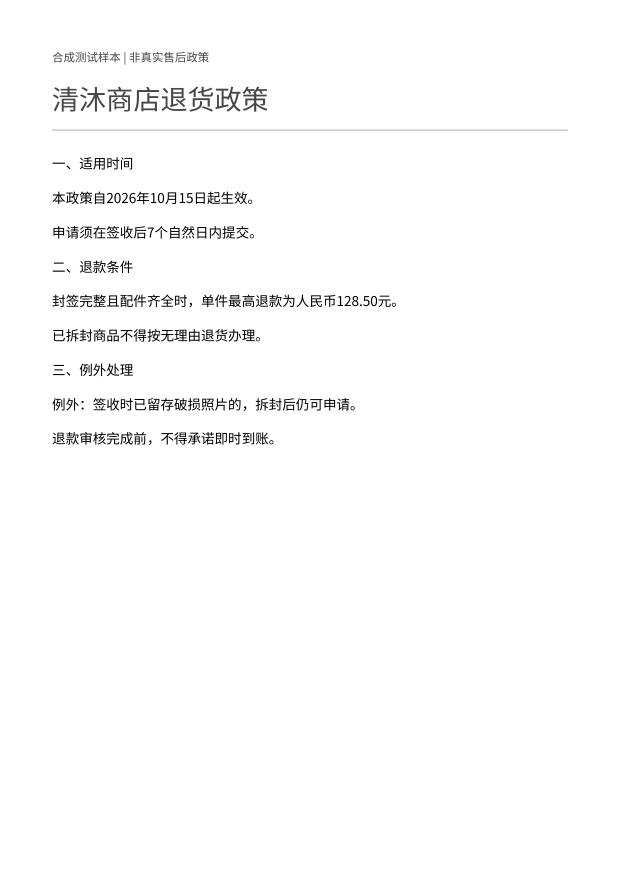
#> input picture data/tau-ocr/policy_clear.png, 1241 x 1754 px (shown at 1/2 size)
$ python -i p21_table_optimization.py   (imports and definitions only)
#> lines starting #> are read from the running program, lines starting #| are printed output that depends on the picture; after the words box and inside, x2 and y2 are one past the last pixel; in counts of white or black regions, pixels touching at a corner belong together
#> further down, picture is the input picture: shape (1754, 1241, 3); min 0, max 255, mean 251.3
"""Compare image-only deskew and wired-table inference on the original PNG inputs."""

import argparse
import importlib.metadata
import json
import math
import os
import platform
import time
from pathlib import Path
from types import SimpleNamespace

if __package__:
    from .p21_paddle import RUNTIME, paddle_page, sha256
else:
    from p21_paddle import RUNTIME, paddle_page, sha256


PIPELINE_CONFIG = {
    "device": "cpu",
    "cpu_threads": 4,
    "enable_mkldnn": False,
    "use_doc_orientation_classify": False,
    "use_doc_unwarping": False,
    "use_textline_orientation": False,
    "use_formula_recognition": False,
    "use_region_detection": False,
    "use_chart_recognition": False,
    "use_seal_recognition": False,
    "use_table_recognition": True,
    "text_detection_model_name": "PP-OCRv5_mobile_det",
    "text_recognition_model_name": "PP-OCRv5_mobile_rec",
    "layout_detection_model_name": "PP-DocLayout-M",
}
CONFIGURATIONS = {
    "raw-wired-e2e": {"use_e2e_wired_table_rec_model": True},
    "deskew-baseline": {},
    "deskew-wired-e2e": {"use_e2e_wired_table_rec_model": True},
}


def deskew(image):
    """Estimate text/table direction with near-horizontal Hough line consensus."""
    import cv2
    import numpy as np

    height, width = image.shape[:2]
#> height = 1754; width = 1241
    gray = cv2.cvtColor(image, cv2.COLOR_BGR2GRAY)
    edges = cv2.Canny(gray, 60, 180)
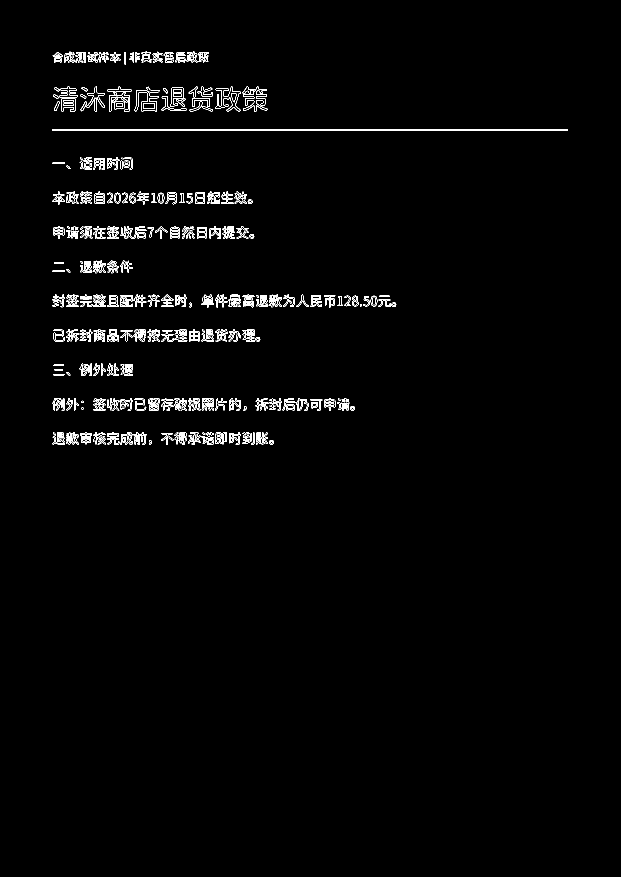
#> edges: shape (1754, 1241) (shown at 1/2 size); 1.5% white in thin lines or dots, all inside (x1, y1, x2, y2) = (104, 103, 1136, 890)
    lines = cv2.HoughLinesP(
        edges, 1, np.pi / 720, threshold=max(20, width // 35),
        minLineLength=max(20, width // 3), maxLineGap=max(4, width // 75),
    )
#> lines = [[104, 259, 1135, 259], [104, 261, 1135, 261]]
    directions = []
    for x1, y1, x2, y2 in [] if lines is None else lines[:, 0]:
        dx, dy = int(x2) - int(x1), int(y2) - int(y1)
        angle = (math.degrees(math.atan2(dy, dx)) + 90) % 180 - 90
        if abs(angle) <= 7:
            directions.append((angle, math.hypot(dx, dy)))
#> this loop made 2 passes
#> (x1, y1, x2, y2, dx, dy, angle) on passes 1 to 2: (104, 259, 1135, 259, 1031, 0, 0), (104, 261, 1135, 261, 1031, 0, 0)
#> after the loop, directions = [(0, 1031), (0, 1031)]

    estimated = None
    if len(directions) >= 3:
        angles, lengths = np.asarray(directions).T
        consensus_weights = (np.abs(angles[:, None] - angles) <= 0.8) @ lengths
        inliers = np.abs(angles - angles[consensus_weights.argmax()]) <= 0.8
        if inliers.sum() >= 3 and lengths[inliers].sum() >= 0.60 * lengths.sum():
            estimated = float(np.average(angles[inliers], weights=lengths[inliers]))

    applied = estimated if estimated is not None and abs(estimated) >= 0.35 else 0.0
    matrix = cv2.getRotationMatrix2D((width / 2, height / 2), applied, 1.0)
#> matrix = [[1, 0, 0], [0, 1, 0]]
    result = image
    if applied:
        radians = math.radians(applied)
        new_width = math.ceil(width * abs(math.cos(radians)) + height * abs(math.sin(radians)))
        new_height = math.ceil(height * abs(math.cos(radians)) + width * abs(math.sin(radians)))
        matrix[:, 2] += [(new_width - width) / 2, (new_height - height) / 2]
        result = cv2.warpAffine(
            image, matrix, (new_width, new_height),
            flags=cv2.INTER_CUBIC, borderMode=cv2.BORDER_CONSTANT, borderValue=(255, 255, 255),
        )
    return result, {
        "method": "near_horizontal_hough_length_weighted_consensus",
        "estimated_angle_deg": estimated,
        "applied_rotation_ccw_deg": applied,
        "line_count": len(directions),
        "status": (
            "insufficient_consensus" if estimated is None
            else "corrected" if applied else "near_level"
        ),
        "source_to_processed_affine": matrix.tolist(),
        "source_dimensions": [width, height],
        "processed_dimensions": [result.shape[1], result.shape[0]],
    }


# [119 lines left out: functions run, main, not called in this run]


# [2 lines not run here, left out]

>>> import cv2
>>> picture = cv2.imread('../data/tau-ocr/policy_clear.png')
>>> result = deskew(picture)

$ run again, on data/tau-ocr/table_clear.png
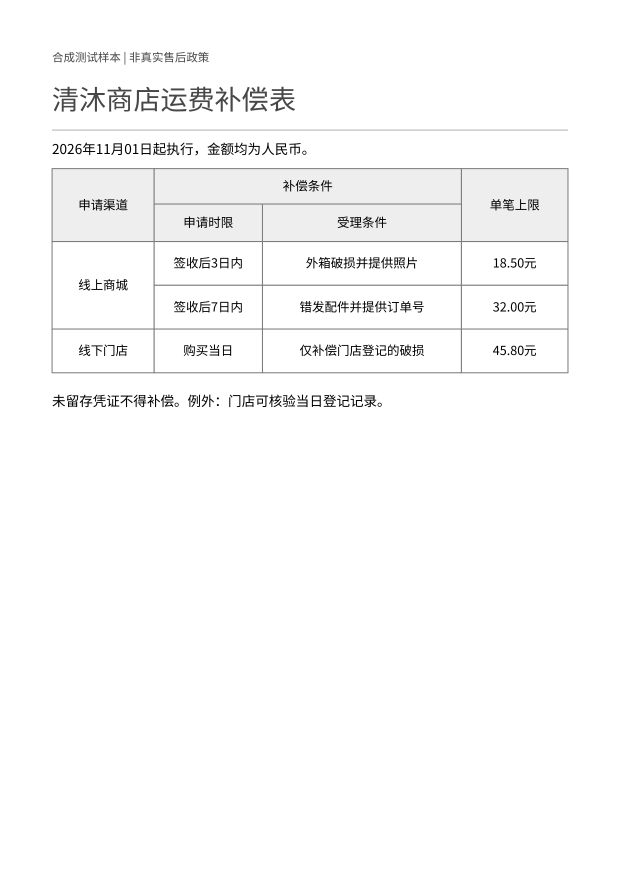
#> input picture data/tau-ocr/table_clear.png, 1241 x 1754 px (shown at 1/2 size)
#> picture is the input picture: shape (1754, 1241, 3); min 0, max 255, mean 249.5
#> in deskew, `edges = cv2.Canny(gray, 60, 180)`:
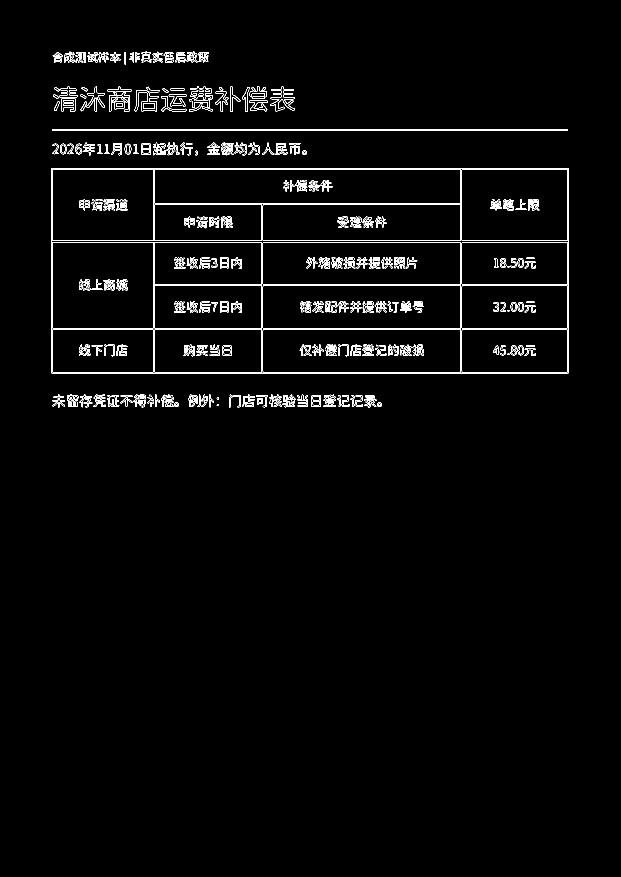
#> edges: shape (1754, 1241) (shown at 1/2 size); 2.1% white in thin lines or dots, all inside (x1, y1, x2, y2) = (103, 103, 1137, 815)
#> lines = 14 rows, first 6: [104, 259, 1135, 259], [103, 659, 1136, 659], [103, 746, 1136, 746], [103, 484, 1136, 484], [103, 744, 1136, 744], [104, 261, 1135, 261]
#> the loop in deskew, `for x1, y1, x2, y2 in [] if lines is None else lines[:, 0]:` made 14 passes
#> (x1, y1, x2, y2, dx) on passes 1 to 8: (104, 259, 1135, 259, 1031), (103, 659, 1136, 659, 1033), (103, 746, 1136, 746, 1033), (103, 484, 1136, 484, 1033), (103, 744, 1136, 744, 1033), (104, 261, 1135, 261, 1031), (103, 656, 1136, 656, 1033), (103, 338, 1136, 338, 1033)
#> after the loop in deskew, `for x1, y1, x2, y2 in [] if lines is None else lines[:, 0]:`: directions = [(0, 1031), (0, 1033), (0, 1033), (0, 1033), (0, 1033), (0, 1031), (0, 1033), (0, 1033), (0, 1033), (0, 829), (0, 1033), (0, 829), (0, 616), (0, 616)]
#> angles = [0, 0, 0, 0, 0, 0, 0, 0, 0, 0, 0, 0, 0, 0]; lengths = [1031, 1033, 1033, 1033, 1033, 1031, 1033, 1033, 1033, 829, 1033, 829, 616, 616]
#> consensus_weights = [13216, 13216, 13216, 13216, 13216, 13216, 13216, 13216, 13216, 13216, 13216, 13216, 13216, 13216]
#> inliers = [True, True, True, True, True, True, True, True, True, True, True, True, True, True]
#> estimated = 0
#> matrix = [[1, 0, 0], [0, 1, 0]]
